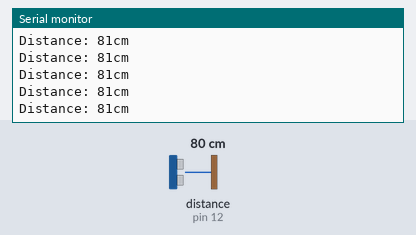
The sketch below on a simulated Arduino Mega 2560, built with avr-gcc and run on an emulated ATmega2560. Parts: the last lines printed to the serial monitor. The test bench sets the inputs (shaded band); at power-on: distance to the obstacle (sensor on pin 12) 80 cm.

Above: at 1.2 s.
1.3 s: distance to the obstacle (sensor on pin 12) set to 2 cm
At 1.34 s:
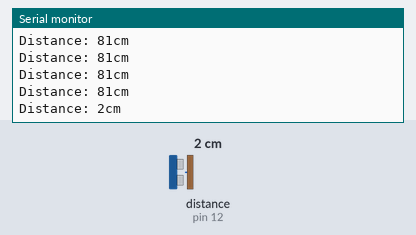
2.8 s: distance to the obstacle (sensor on pin 12) set to 60 cm
At 2.87 s:
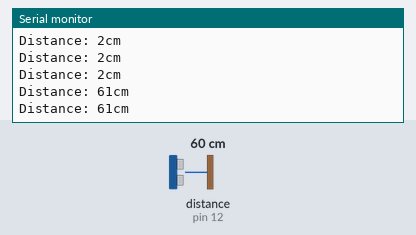
Timing chart, 0 to 5.8 s (numbered marks = the images above; inputs shaded):
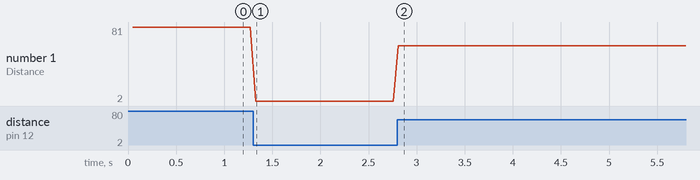

Measured:
- after the input at 1.3 s, the serial monitor: prints a new line at once (image 1)
- after the input at 2.8 s, the serial monitor: prints a new line at once (image 2)
- plotted number 1: 81 → 2 after the input at 1.3 s, 2 → 61 after the input at 2.8 s

The sketch:

TE-project-9-no-comments.ino
```cpp
// WRITTEN BY: Ben Gothard
#include <NewPing.h>

const int sensorPin = 12;
const int maxDistance = 200;

int pingSpeed = 50;
long pingTimer;
int shouldStop = 0;

NewPing sonar(sensorPin, sensorPin, maxDistance);

void setup() {
	Serial.begin(115200);
	pingTimer = millis();
}

void loop() {
	goalOne();
	//goalTwo();
}

void goalOne() {
	delay(50);
	Serial.print("Distance: ");
	Serial.print(sonar.ping_cm());
	Serial.println("cm");
}

void goalTwo() {
	if (millis() >= pingTimer) {
		pingTimer += pingSpeed;
		sonar.ping_timer(checkDistance);
	}
	if (shouldStop == 0) {
		// Keeping the motors driving
	} else if (shouldStop == 1) {
		// Stop the motors
	}
}

void checkDistance() {
	if (sonar.check_timer()) {
		if ((sonar.ping_result / US_ROUNDTRIP_CM) <= 50) {
			shouldStop = 1;
		} else {
			shouldStop = 0;
		}
	}
}
```
